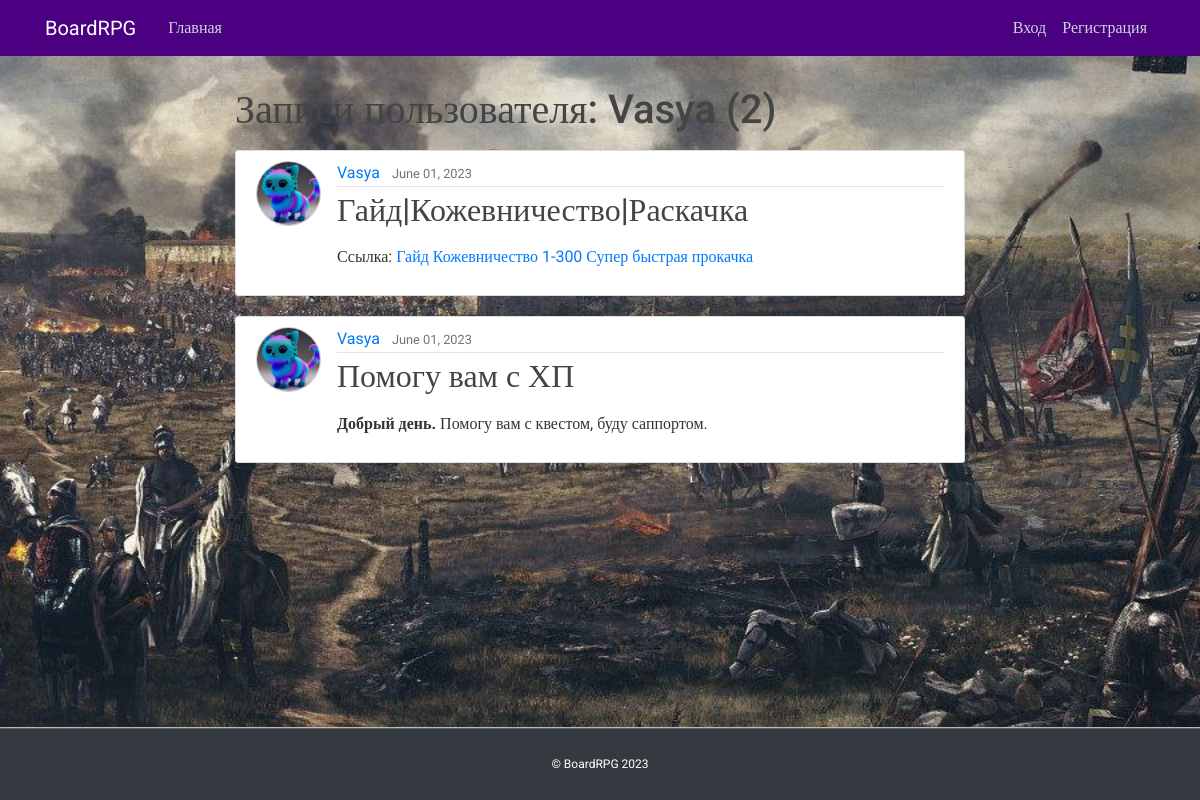
Page /user/Vasya on the committed database.
### announcement/models.py (models this page shows, shortened)
class Post(models.Model):
    author = models.ForeignKey(User, on_delete=models.CASCADE)
    CAT = (('tanks', 'Tanks'),
           ('healers', 'Healers'),
           ('damage_dealers', 'Damage Dealers'),
           ('dealers', 'Dealers'),
           ('gildmasters', 'Gildmasters'),
           ('quest_givers', 'Questgivers'),
           ('blacksmiths', 'Blacksmiths'),
           ('skiners', 'Skiners'),
           ('potion_makers', 'Potion makers'),
           ('spell_masters', 'Spell masters'))
    category = models.CharField(max_length=15, choices=CAT)
    data = models.DateTimeField(default=timezone.now)
    title = models.CharField(max_length=256)
    text = RichTextUploadingField(blank=True, null=True)

### users/models.py (models this page shows, shortened)
class Profile(models.Model):
    user = models.OneToOneField(User, on_delete=models.CASCADE)
    image = models.ImageField(default='default.png', upload_to='profile_pics')

### announcement/views.py (the view)
# urls.py: path('user/<str:username>', UserPostListView.as_view(), name='user-posts'),
class UserPostListView(ListView):
    model = Post
    template_name = 'announcement/user_posts.html'
    context_object_name = 'posts'
    paginate_by = 4
    def get_queryset(self):
        user = get_object_or_404(User, username=self.kwargs.get('username'))
        return Post.objects.filter(author=user).order_by('-data')

### templates/announcement/user_posts.html (shortened to what this page needs)
{% extends "announcement/base.html" %}
{% block content %}
    <h1 class="mb-3">Записи пользователя: {{ view.kwargs.username }} ({{ page_obj.paginator.count }})</h1>
    {% for post in posts %}
        <article class="media content-section">
          <img class="rounded-circle article-img" src="{{ post.author.profile.image.url }}">
          <div class="media-body">
            <div class="article-metadata">
              <a class="mr-2" href="{% url 'user-posts' post.author.username %}">{{ post.author }}</a>
              <small class="text-muted">{{ post.data|date:"F d, Y" }}</small>
            </div>
            <h2><a class="article-title" href="{% url 'post-detail' post.id %}">{{ post.title }}</a></h2>
            <p class="article-content">{{ post.text|safe }}</p>
          </div>
        </article>
    {% endfor %}
{% endblock content %}

### rows in the picture
Post: author.profile.image (picture), author "Vasya", data "June 01, 2023", title "Гайд|Кожевничество|Раскачка", text "Ссылка: Гайд Кожевничество 1-300 Супер быстрая прокачка"
Post: author.profile.image (picture), author "Vasya", data "June 01, 2023", title "Помогу вам с ХП", text "Добрый день. Помогу вам с квестом, буду саппортом."

### other values in the picture
{{ view.kwargs.username }} "Vasya"
{{ page_obj.paginator.count }} "2"
